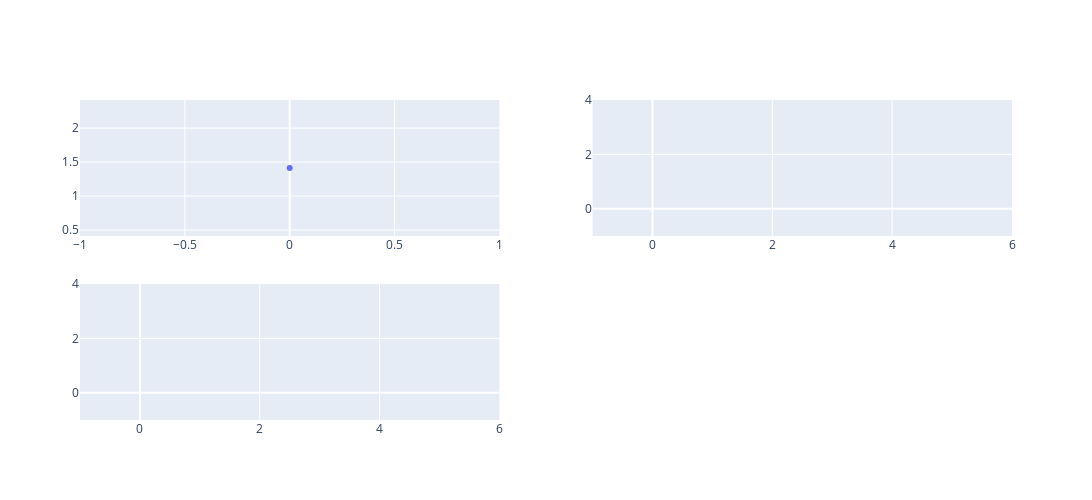
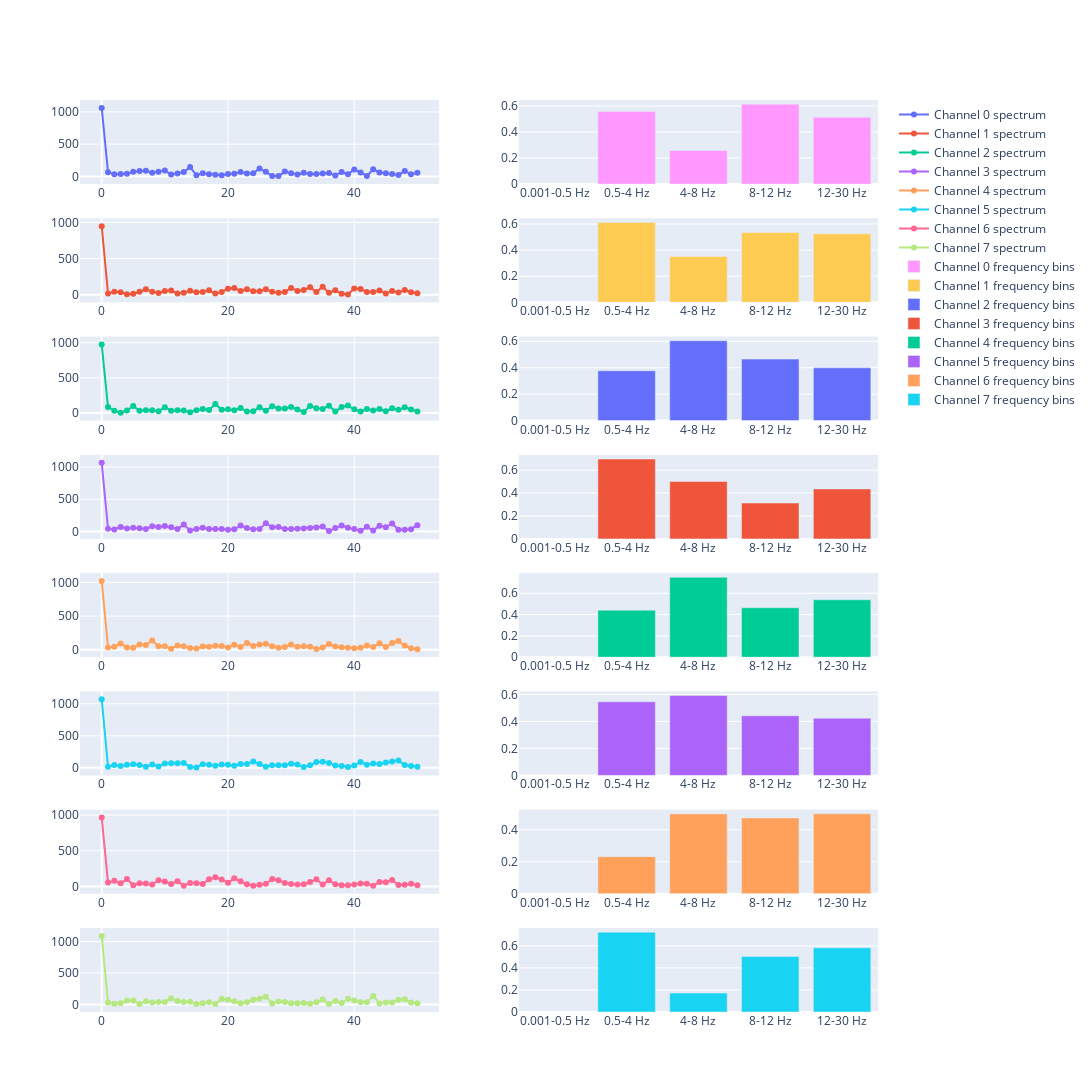

Here is the notebook cell these charts were saved with, in order:
### Code cell
communicator.render()

### Figure 1 — Plotly figure (JSON) as saved in the notebook; plotly's stock layout.template omitted (floating-point values rounded to 4 significant figures)
{"data": [{"mode": "lines+markers", "name": "Current episode rewards", "type": "scatter", "x": [0], "xaxis": "x", "y": [1.414], "yaxis": "y"}, {"mode": "lines+markers", "name": "Previous episode max rewards", "type": "scatter", "x": [], "xaxis": "x2", "y": [], "yaxis": "y2"}, {"mode": "lines+markers", "name": "Previous episode total rewards", "type": "scatter", "x": [], "xaxis": "x3", "y": [], "yaxis": "y3"}], "layout": {"height": 500, "width": 2000, "xaxis": {"anchor": "y", "domain": [0, 0.45]}, "xaxis2": {"anchor": "y2", "domain": [0.55, 1]}, "xaxis3": {"anchor": "y3", "domain": [0, 0.45]}, "xaxis4": {"anchor": "y4", "domain": [0.55, 1]}, "yaxis": {"anchor": "x", "domain": [0.575, 1]}, "yaxis2": {"anchor": "x2", "domain": [0.575, 1]}, "yaxis3": {"anchor": "x3", "domain": [0, 0.425]}, "yaxis4": {"anchor": "x4", "domain": [0, 0.425]}}}

### Figure 2 — Plotly figure (JSON) as saved in the notebook; plotly's stock layout.template omitted (floating-point values rounded to 4 significant figures)
{"data": [{"mode": "lines+markers", "name": "Channel 0 spectrum", "type": "scatter", "x": [0, 1, 2, 3, 4, 5, 6, 7, 8, 9, 10, 11, 12, 13, 14, 15, 16, 17, 18, 19, 20, 21, 22, 23, 24, 25, 26, 27, 28, 29, 30, 31, 32, 33, 34, 35, 36, 37, 38, 39, 40, 41, 42, 43, 44, 45, 46, 47, 48, 49, 50], "xaxis": "x", "y": [1062.0, 64.85, 32.05, 37.46, 40.13, 71.23, 82.66, 86.91, 56.69, 72.67, 89.94, 29.74, 43.97, 67.99, 144.4, 19.74, 49.5, 34.67, 24.31, 17.01, 36.9, 39.36, 67.37, 44.5, 50.19, 123.8, 70.87, 8.251, 4.514, 74.31, 49.18, 28.52, 55.66, 37.52, 36.24, 43.56, 54.48, 12.76, 68.66, 32.77, 108.8, 62.11, 7.717, 110.0, 59.43, 47.11, 39.29, 23.62, 84.61, 31.98, 58.7], "yaxis": "y"}, {"mode": "lines+markers", "name": "Channel 1 spectrum", "type": "scatter", "x": [0, 1, 2, 3, 4, 5, 6, 7, 8, 9, 10, 11, 12, 13, 14, 15, 16, 17, 18, 19, 20, 21, 22, 23, 24, 25, 26, 27, 28, 29, 30, 31, 32, 33, 34, 35, 36, 37, 38, 39, 40, 41, 42, 43, 44, 45, 46, 47, 48, 49, 50], "xaxis": "x3", "y": [947.1, 17.61, 39.85, 32.6, 7.364, 12.06, 39.24, 74.93, 42.06, 24.87, 51.43, 57.33, 17.15, 27.99, 54.76, 32.3, 35.92, 60.74, 15.12, 38.65, 80.98, 91.03, 52.84, 76.31, 48.55, 47.08, 74.18, 40.26, 26.82, 37.72, 93.54, 50.89, 65.41, 102.7, 37.65, 109.8, 26.86, 60.06, 12.14, 4.079, 84.74, 77.58, 38.73, 36.45, 58.21, 17.43, 50.6, 31.74, 64.97, 34.32, 21.02], "yaxis": "y3"}, {"mode": "lines+markers", "name": "Channel 2 spectrum", "type": "scatter", "x": [0, 1, 2, 3, 4, 5, 6, 7, 8, 9, 10, 11, 12, 13, 14, 15, 16, 17, 18, 19, 20, 21, 22, 23, 24, 25, 26, 27, 28, 29, 30, 31, 32, 33, 34, 35, 36, 37, 38, 39, 40, 41, 42, 43, 44, 45, 46, 47, 48, 49, 50], "xaxis": "x5", "y": [972.9, 83.46, 32.95, 4.561, 35.81, 98.8, 32.73, 38.71, 37.54, 23.8, 82.42, 32.64, 40.12, 35.63, 10.8, 40.3, 58.14, 41.13, 127.7, 44.7, 53.64, 40.72, 71.37, 20.75, 25.19, 80.71, 33.47, 95.68, 64.19, 64.72, 84.31, 50.39, 14.61, 101.1, 68.79, 56.92, 103.2, 22.75, 84.06, 106.0, 53.12, 19.48, 57.16, 34.29, 55.66, 25.62, 67.45, 44.41, 80.73, 49.13, 22.64], "yaxis": "y5"}, {"mode": "lines+markers", "name": "Channel 3 spectrum", "type": "scatter", "x": [0, 1, 2, 3, 4, 5, 6, 7, 8, 9, 10, 11, 12, 13, 14, 15, 16, 17, 18, 19, 20, 21, 22, 23, 24, 25, 26, 27, 28, 29, 30, 31, 32, 33, 34, 35, 36, 37, 38, 39, 40, 41, 42, 43, 44, 45, 46, 47, 48, 49, 50], "xaxis": "x7", "y": [1066.0, 42.95, 32.12, 71.02, 47.21, 57.91, 50.81, 38.46, 80.97, 70.81, 86.72, 67.79, 38.67, 108.1, 15.3, 39.92, 56.41, 38.23, 39.35, 37.2, 28.48, 34.81, 92.76, 53.71, 34.12, 40.28, 128.5, 67.81, 69.47, 39.49, 37.5, 44.26, 46.61, 55.32, 63.84, 77.42, 8.538, 54.03, 92.2, 58.13, 37.02, 10.78, 72.08, 16.9, 87.71, 67.49, 124.8, 27.6, 28.82, 35.64, 98.16], "yaxis": "y7"}, {"mode": "lines+markers", "name": "Channel 4 spectrum", "type": "scatter", "x": [0, 1, 2, 3, 4, 5, 6, 7, 8, 9, 10, 11, 12, 13, 14, 15, 16, 17, 18, 19, 20, 21, 22, 23, 24, 25, 26, 27, 28, 29, 30, 31, 32, 33, 34, 35, 36, 37, 38, 39, 40, 41, 42, 43, 44, 45, 46, 47, 48, 49, 50], "xaxis": "x9", "y": [1019.0, 35.18, 45.7, 93.81, 35.36, 30.37, 81.11, 72.26, 138.5, 54.68, 55.16, 16.72, 66.12, 54.28, 29.05, 20.47, 50.02, 45.52, 62.02, 55.34, 33.75, 77.24, 42.56, 101.8, 57.84, 79.33, 89.15, 54.15, 30.55, 43.49, 78.45, 44.98, 54.96, 47.89, 12.72, 33.78, 87.41, 50.12, 40.15, 30.21, 23.33, 32.35, 64.31, 41.94, 99.59, 42.24, 102.5, 130.0, 63.79, 22.4, 9.46], "yaxis": "y9"}, {"mode": "lines+markers", "name": "Channel 5 spectrum", "type": "scatter", "x": [0, 1, 2, 3, 4, 5, 6, 7, 8, 9, 10, 11, 12, 13, 14, 15, 16, 17, 18, 19, 20, 21, 22, 23, 24, 25, 26, 27, 28, 29, 30, 31, 32, 33, 34, 35, 36, 37, 38, 39, 40, 41, 42, 43, 44, 45, 46, 47, 48, 49, 50], "xaxis": "x11", "y": [1068.0, 16.46, 43.0, 28.67, 50.1, 56.82, 45.38, 19.01, 51.74, 22.35, 68.52, 70.5, 72.85, 76.16, 13.84, 5.537, 57.34, 48.73, 31.49, 52.88, 47.02, 34.77, 59.95, 59.46, 97.8, 60.53, 18.96, 39.9, 41.38, 42.53, 65.74, 53.04, 14.39, 38.74, 90.95, 95.68, 77.1, 35.6, 27.74, 11.43, 35.13, 91.72, 49.96, 68.44, 60.08, 84.34, 100.9, 113.1, 45.07, 30.57, 18.5], "yaxis": "y11"}, {"mode": "lines+markers", "name": "Channel 6 spectrum", "type": "scatter", "x": [0, 1, 2, 3, 4, 5, 6, 7, 8, 9, 10, 11, 12, 13, 14, 15, 16, 17, 18, 19, 20, 21, 22, 23, 24, 25, 26, 27, 28, 29, 30, 31, 32, 33, 34, 35, 36, 37, 38, 39, 40, 41, 42, 43, 44, 45, 46, 47, 48, 49, 50], "xaxis": "x13", "y": [963.7, 54.83, 79.55, 44.82, 103.5, 18.79, 46.43, 40.62, 28.45, 89.0, 68.63, 34.62, 74.65, 12.45, 50.75, 47.17, 34.62, 100.9, 128.4, 98.97, 54.46, 114.6, 72.0, 30.8, 10.49, 25.13, 37.66, 104.4, 88.78, 49.31, 36.09, 26.53, 31.67, 64.78, 100.5, 27.96, 88.56, 31.46, 19.21, 16.22, 29.2, 43.36, 40.05, 11.4, 64.71, 60.8, 91.42, 21.9, 23.98, 38.77, 17.96], "yaxis": "y13"}, {"mode": "lines+markers", "name": "Channel 7 spectrum", "type": "scatter", "x": [0, 1, 2, 3, 4, 5, 6, 7, 8, 9, 10, 11, 12, 13, 14, 15, 16, 17, 18, 19, 20, 21, 22, 23, 24, 25, 26, 27, 28, 29, 30, 31, 32, 33, 34, 35, 36, 37, 38, 39, 40, 41, 42, 43, 44, 45, 46, 47, 48, 49, 50], "xaxis": "x15", "y": [1091.0, 28.67, 11.15, 17.41, 61.63, 62.77, 5.494, 50.79, 28.67, 37.42, 38.83, 96.6, 55.09, 39.6, 43.27, 5.729, 16.95, 35.33, 7.923, 85.75, 74.88, 50.43, 17.13, 33.89, 72.51, 88.19, 123.0, 14.67, 44.93, 37.85, 19.98, 17.37, 21.44, 11.27, 34.67, 76.05, 7.692, 55.19, 21.01, 89.18, 62.61, 35.08, 32.74, 135.1, 14.99, 31.57, 30.52, 74.17, 80.8, 29.11, 18.92], "yaxis": "y15"}, {"name": "Channel 0 frequency bins", "type": "bar", "x": ["0.001-0.5 Hz", "0.5-4 Hz", "4-8 Hz", "8-12 Hz", "12-30 Hz"], "xaxis": "x2", "y": [null, 0.5574, 0.2584, 0.6144, 0.514], "yaxis": "y2"}, {"name": "Channel 1 frequency bins", "type": "bar", "x": ["0.001-0.5 Hz", "0.5-4 Hz", "4-8 Hz", "8-12 Hz", "12-30 Hz"], "xaxis": "x4", "y": [null, 0.6115, 0.3516, 0.5349, 0.5244], "yaxis": "y4"}, {"name": "Channel 2 frequency bins", "type": "bar", "x": ["0.001-0.5 Hz", "0.5-4 Hz", "4-8 Hz", "8-12 Hz", "12-30 Hz"], "xaxis": "x6", "y": [null, 0.3764, 0.6035, 0.465, 0.3991], "yaxis": "y6"}, {"name": "Channel 3 frequency bins", "type": "bar", "x": ["0.001-0.5 Hz", "0.5-4 Hz", "4-8 Hz", "8-12 Hz", "12-30 Hz"], "xaxis": "x8", "y": [null, 0.6985, 0.5025, 0.3137, 0.437], "yaxis": "y8"}, {"name": "Channel 4 frequency bins", "type": "bar", "x": ["0.001-0.5 Hz", "0.5-4 Hz", "4-8 Hz", "8-12 Hz", "12-30 Hz"], "xaxis": "x10", "y": [null, 0.4416, 0.7499, 0.4643, 0.5388], "yaxis": "y10"}, {"name": "Channel 5 frequency bins", "type": "bar", "x": ["0.001-0.5 Hz", "0.5-4 Hz", "4-8 Hz", "8-12 Hz", "12-30 Hz"], "xaxis": "x12", "y": [null, 0.5462, 0.5919, 0.4424, 0.4242], "yaxis": "y12"}, {"name": "Channel 6 frequency bins", "type": "bar", "x": ["0.001-0.5 Hz", "0.5-4 Hz", "4-8 Hz", "8-12 Hz", "12-30 Hz"], "xaxis": "x14", "y": [null, 0.232, 0.4993, 0.4741, 0.4995], "yaxis": "y14"}, {"name": "Channel 7 frequency bins", "type": "bar", "x": ["0.001-0.5 Hz", "0.5-4 Hz", "4-8 Hz", "8-12 Hz", "12-30 Hz"], "xaxis": "x16", "y": [null, 0.7245, 0.1719, 0.5028, 0.5818], "yaxis": "y16"}], "layout": {"height": 1500, "width": 2000, "xaxis": {"anchor": "y", "domain": [0, 0.45]}, "xaxis10": {"anchor": "y10", "domain": [0.55, 1]}, "xaxis11": {"anchor": "y11", "domain": [0, 0.45]}, "xaxis12": {"anchor": "y12", "domain": [0.55, 1]}, "xaxis13": {"anchor": "y13", "domain": [0, 0.45]}, "xaxis14": {"anchor": "y14", "domain": [0.55, 1]}, "xaxis15": {"anchor": "y15", "domain": [0, 0.45]}, "xaxis16": {"anchor": "y16", "domain": [0.55, 1]}, "xaxis2": {"anchor": "y2", "domain": [0.55, 1]}, "xaxis3": {"anchor": "y3", "domain": [0, 0.45]}, "xaxis4": {"anchor": "y4", "domain": [0.55, 1]}, "xaxis5": {"anchor": "y5", "domain": [0, 0.45]}, "xaxis6": {"anchor": "y6", "domain": [0.55, 1]}, "xaxis7": {"anchor": "y7", "domain": [0, 0.45]}, "xaxis8": {"anchor": "y8", "domain": [0.55, 1]}, "xaxis9": {"anchor": "y9", "domain": [0, 0.45]}, "yaxis": {"anchor": "x", "domain": [0.9078, 1.0]}, "yaxis10": {"anchor": "x10", "domain": [0.3891, 0.4813]}, "yaxis11": {"anchor": "x11", "domain": [0.2594, 0.3516]}, "yaxis12": {"anchor": "x12", "domain": [0.2594, 0.3516]}, "yaxis13": {"anchor": "x13", "domain": [0.1297, 0.2219]}, "yaxis14": {"anchor": "x14", "domain": [0.1297, 0.2219]}, "yaxis15": {"anchor": "x15", "domain": [0, 0.09219]}, "yaxis16": {"anchor": "x16", "domain": [0, 0.09219]}, "yaxis2": {"anchor": "x2", "domain": [0.9078, 1.0]}, "yaxis3": {"anchor": "x3", "domain": [0.7781, 0.8703]}, "yaxis4": {"anchor": "x4", "domain": [0.7781, 0.8703]}, "yaxis5": {"anchor": "x5", "domain": [0.6484, 0.7406]}, "yaxis6": {"anchor": "x6", "domain": [0.6484, 0.7406]}, "yaxis7": {"anchor": "x7", "domain": [0.5188, 0.6109]}, "yaxis8": {"anchor": "x8", "domain": [0.5188, 0.6109]}, "yaxis9": {"anchor": "x9", "domain": [0.3891, 0.4813]}}}
